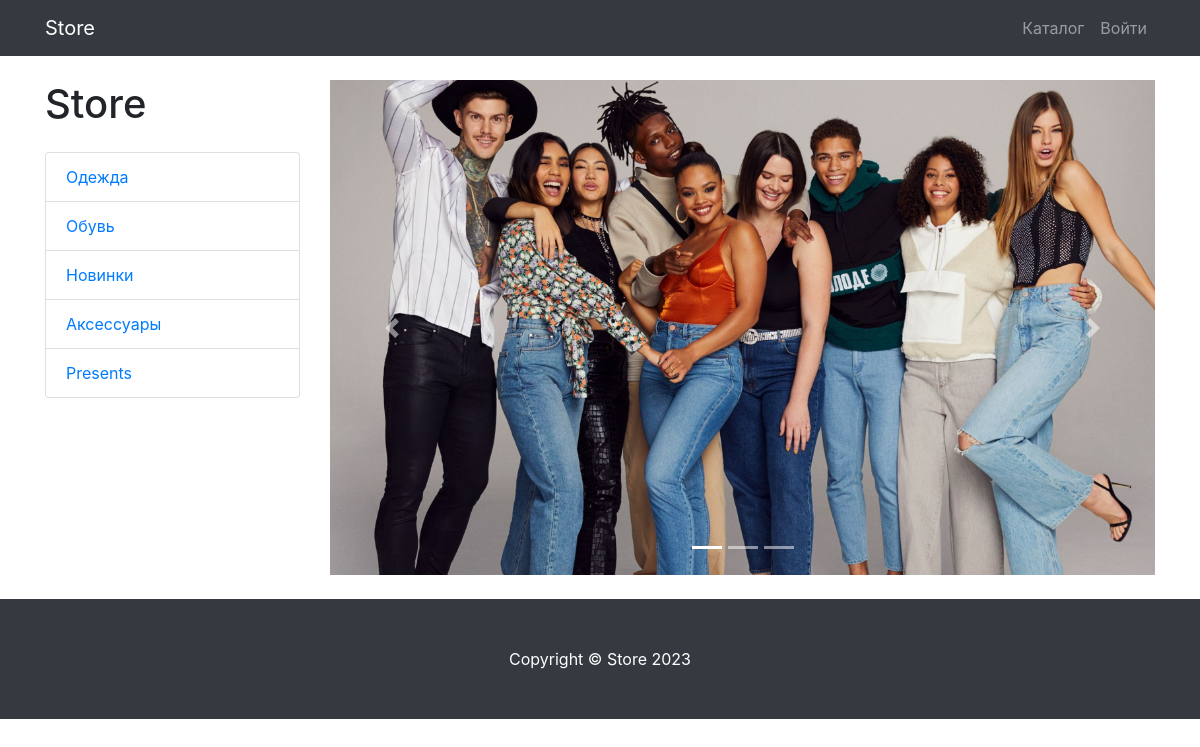
The app's page /products/category/3/, older data.
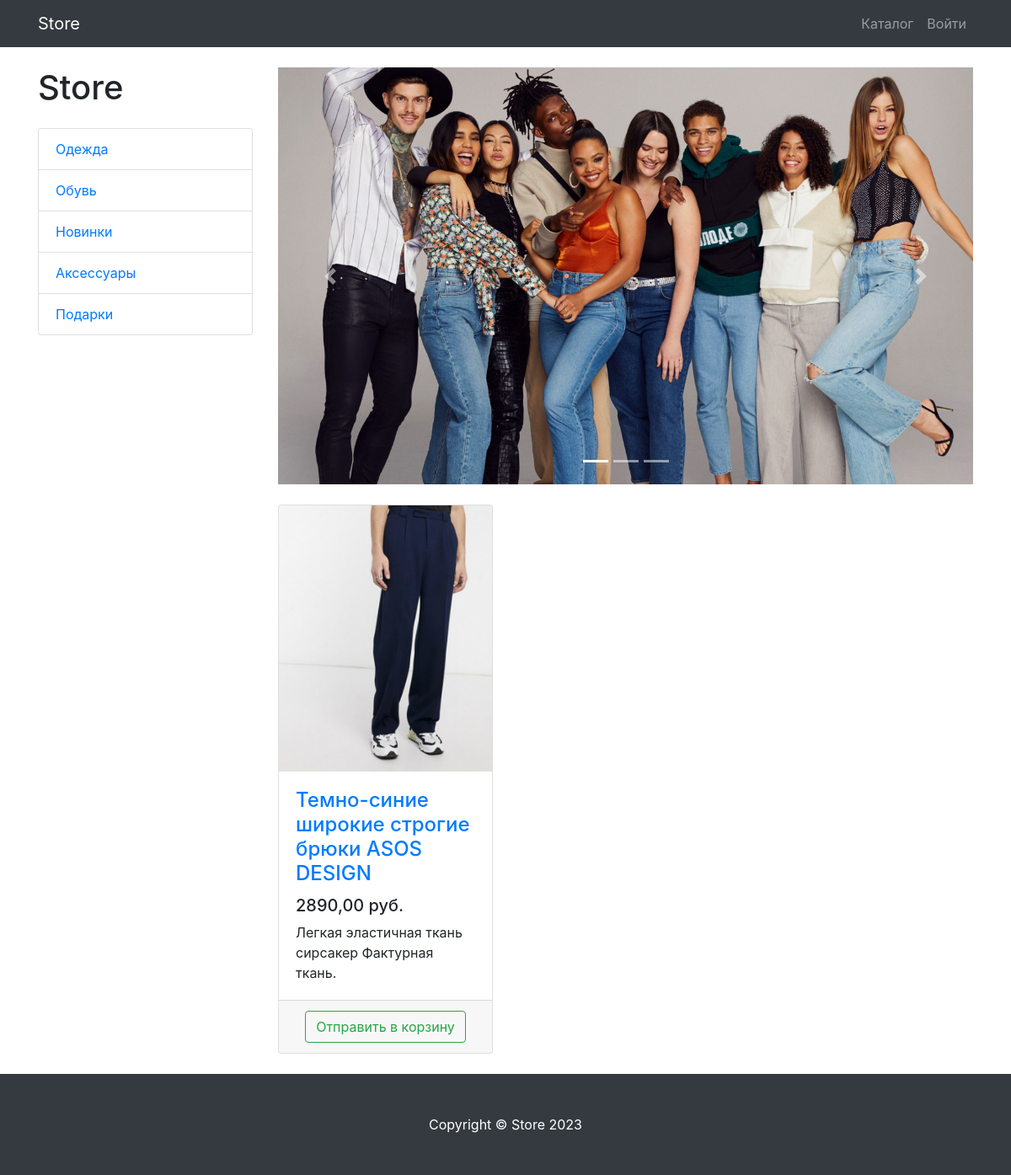
The same page, newer data.
### products/models.py (models this page shows, shortened)
class ProductCategory(models.Model):
    name = models.CharField(max_length=128)
    description = models.TextField(null=True, blank=True)
    class Meta:
        verbose_name = 'Категории'
        verbose_name_plural = 'Категории'

class Products(models.Model):
    name = models.CharField(max_length=256)
    description = models.TextField()
    price = models.DecimalField(max_digits=8, decimal_places=2)
    quantity = models.PositiveIntegerField(default=0)
    image = models.ImageField(upload_to='products_images')
    category = models.ForeignKey(to=ProductCategory, on_delete=CASCADE)
    class Meta:
        verbose_name = 'Продукты'
        verbose_name_plural = 'Продукты'

### products/views.py (the view)
# urls.py: path('', ProductsListView.as_view(), name='index'),
class ProductsListView(TitleMixin, ListView):
    model = Products
    template_name = 'products/products.html'
    paginate_by = 3
    title = 'Store - Каталог'
    def get_queryset(self):
        queryset = super(ProductsListView, self).get_queryset()  # Products.objects.all()
        category_id = self.kwargs.get('category_id')
        return queryset.filter(category_id=category_id) if category_id else queryset
    def get_context_data(self, *, object_list=None, **kwargs):
        context = super(ProductsListView, self).get_context_data()
        context['categories'] = ProductCategory.objects.all()
        return context

### common/views.py (called while the page is built)
    def get_context_data(self, **kwargs):
        context = super(TitleMixin,self).get_context_data(**kwargs)
        context['title'] = self.title
        return context

### products/context_processors.py (called while the page is built)
def baskets(request):
    user = request.user
    return {'baskets': Basket.objects.filter(user=user) if user.is_authenticated else []}

### products/templates/products/products.html (shortened to what this page needs)
{% extends 'products/base.html' %}
{% load static %}
{% block css %}
    <link href="{% static 'vendor/css/products.css' %}" rel="stylesheet">
{% endblock %}
{% block content %}
    <div class="container">
    <div class="row">
        <div class="col-lg-3">
            <h1 class="my-4">Store</h1>
            <div class="list-group">
                {% for category in categories %}
                    <a href="{% url 'products:category' category.id %}" class="list-group-item">{{ category.name }}</a>
                {% endfor %}
            </div>
        </div>
        <div class="col-lg-9">
            <div id="carouselExampleIndicators" class="carousel slide my-4" data-ride="carousel">
                <ol class="carousel-indicators">
                    <li data-target="#carouselExampleIndicators" data-slide-to="0" class="active"></li>
                    <li data-target="#carouselExampleIndicators" data-slide-to="1"></li>
                    <li data-target="#carouselExampleIndicators" data-slide-to="2"></li>
                </ol>
                <div class="carousel-inner" role="listbox">
                    <div class="carousel-item active">
                        <img class="d-block img-fluid" src="{% static 'vendor/img/slides/slide-1.jpg' %}" alt="First slide">
                    </div>
                </div>
                <a class="carousel-control-prev" href="#carouselExampleIndicators" role="button" data-slide="prev">
                    <span class="carousel-control-prev-icon" aria-hidden="true"></span>
                </a>
                <a class="carousel-control-next" href="#carouselExampleIndicators" role="button" data-slide="next">
                    <span class="carousel-control-next-icon" aria-hidden="true"></span>
                </a>
            </div>
            <div class="row">
                {% for product in object_list %}
                <div class="col-lg-4 col-md-6 mb-4">
                    <div class="card h-100">
                        <a href="#">
                            <img class="card-img-top"
                                 src="{{ product.image.url }}"
                                 alt="">
                        </a>
                        <div class="card-body">
                            <h4 class="card-title">
                                <a href="#">{{ product.name }}</a>
                            </h4>
                            <h5>{{ product.price }} руб.</h5>
                            <p class="card-text">{{ product.description }}</p>
                        </div>
                        <div class="card-footer text-center">
                            <a class="btn btn-outline-success" href="{% url 'products:basket_add' product.id %}">
                            Отправить в корзину
                            </a>
                        </div>
                    </div>
                </div>
                {% endfor %}
            </div>
        </div>
    </div>
</div>
{% endblock %}
{% block footer %}
    <footer class="py-5 bg-dark">
    <div class="container">
        <p class="m-0 text-center text-white">Copyright &copy; Store 2023</p>
    </div>
</footer>
{% endblock %}

Row changes from the older to the newer data that the page shows:
removed ProductCategory: name "Presents"
added ProductCategory: name "Подарки"
now on this page (row edited): Products: image (picture), name "Темно-синие широкие строгие брюки ASOS DESIGN", price "2890,00", description "Легкая эластичная ткань сирсакер Фактурная ткань."
